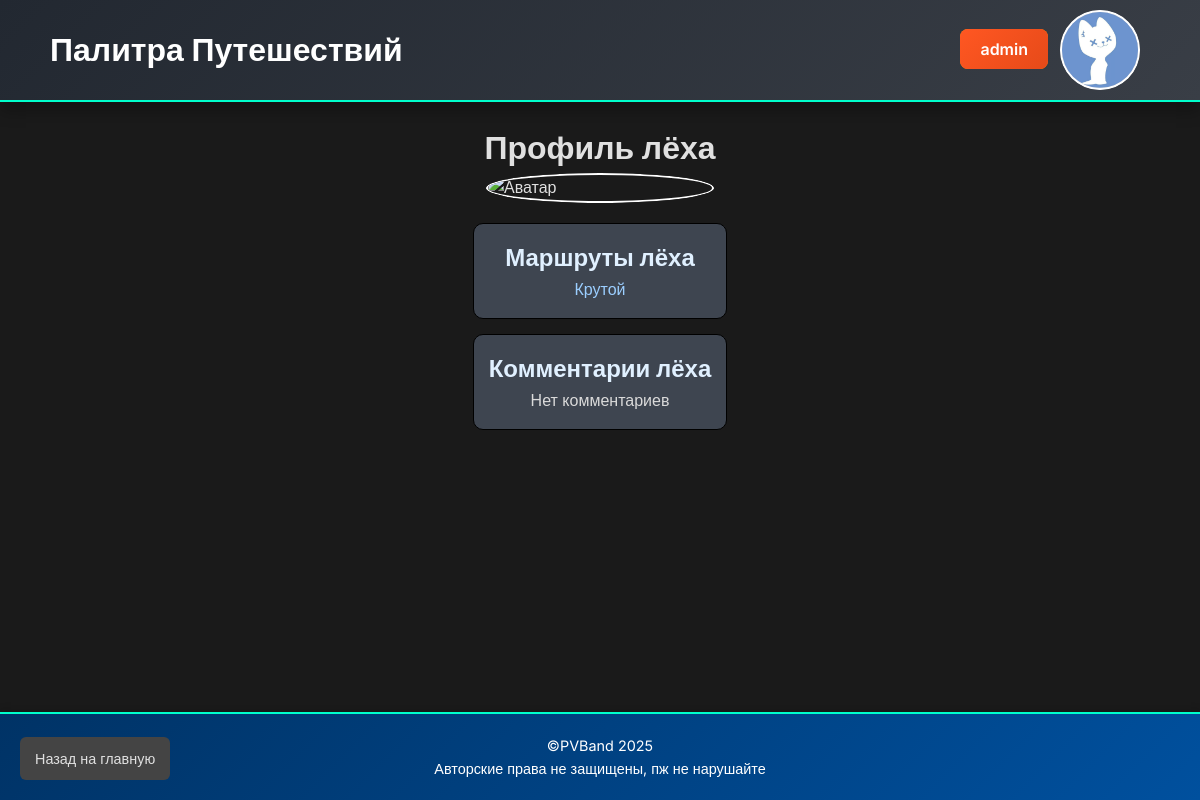
Page /user/2 (signed in) on the committed database.
### app.py (models this page shows, shortened)
class User(db.Model, UserMixin):
    id = db.Column(db.Integer, primary_key=True)
    username = db.Column(db.String(50), unique=True, nullable=False)
    password = db.Column(db.String(200), nullable=False)
    avatar_url = db.Column(db.String(300))
    is_moderator = db.Column(db.Boolean, default=False)
    is_admin = db.Column(db.Boolean, default=False)

class Route(db.Model):
    __tablename__ = 'route'
    id = db.Column(db.Integer, primary_key=True)
    title = db.Column(db.String(100), nullable=False)
    description = db.Column(db.Text)
    is_private = db.Column(db.Boolean, default=False)
    moderated = db.Column(db.Boolean, default=False)
    user_id = db.Column(db.Integer, db.ForeignKey('user.id'))
    photos = db.relationship('Photo', backref='route', lazy=True)
    comments = db.relationship('Comment', backref='route', lazy=True)
    changes = db.relationship('ChangeHistory', backref='route', lazy=True)
    landmarks = db.relationship('Landmark', backref='route', lazy=True)
    points = db.Column(db.Text, nullable=True)
    allMarkers = db.Column(db.Text, nullable=True)
    ratings = db.relationship('Rating', backref='route', lazy='dynamic')

### app.py (the view)
@app.route('/user/<int:user_id>')
@login_required
def user_profile(user_id):
    user = User.query.get_or_404(user_id)
    comments = Comment.query.filter_by(user_id=user.id).all()
    routes = Route.query.filter_by(user_id=user.id).all()
    return render_template('user_profile.html', user=user, comments=comments, routes=routes)

### app.py (called while the page is built)
@login_manager.user_loader
def load_user(user_id):
    return User.query.get(int(user_id))

### templates/user_profile.html (shortened to what this page needs)
<!DOCTYPE html>
<html lang="ru">
<head>
  <link rel="stylesheet" href="{{ url_for('static', filename='css/styles.css') }}">
  <link rel="stylesheet" href="{{ url_for('static', filename='css/user_profile.css') }}">
</head>
<body>
  <header>
    {% if current_user.is_authenticated and current_user.id == user.id %}
    <div class="header-container">
      <div class="site-title">
        <h1>Палитра Путешествий</h1>
      </div>
      <div class="user-actions">
          <div class="user-info">
            <div class="user-details">
              <a class="profile-link" href="{{ url_for('index') }}">На главную</a>
            </div>
          </div>
      </div>
    </div>
    {% else %}
    <div class="header-container">
      <div class="site-title">
        <h1>Палитра Путешествий</h1>
      </div>
      <div class="user-actions">
        {% if current_user.is_authenticated %}
          <div class="user-info">
            <div class="user-details">
              <a class="profile-link" href="{{ url_for('user_profile', user_id=current_user.id) }}">{{ current_user.username }}</a>
            </div>
            <div class="avatar">
              {% if current_user.avatar_url %}
                <img src="{{ current_user.avatar_url }}" alt="Аватар">
              {% else %}
                <img src="{{ url_for('static', filename='images/default-avatar.png') }}" alt="Аватар">
              {% endif %}
            </div>
          </div>
        {% else %}
          <a class="login-btn" href="{{ url_for('login') }}">Войти</a>
        {% endif %}
      </div>
    </div>
    {%endif%}
  </header>
  <main>
    <div style="text-align: center;">
      {% if current_user.is_authenticated and current_user.id == user.id %}
      <h1>Мой профиль</h1>
      {% else %}
      <h1>Профиль {{user.username}}</h1>
      {%endif%}
    </div>
      {% if current_user.is_authenticated and current_user.id == user.id %}
      <div class="avatar" id="avatar-container-profile">
          {% if user.avatar_url %}
            <img src="{{ user.avatar_url }}" alt="Аватар">
          {% else %}
            <img src="{{ url_for('static', filename='images/default-avatar.png') }}" alt="Аватар">
          {% endif %}
        </div>
        <form id="avatar-upload-form" action="{{ url_for('upload_avatar') }}" method="POST" enctype="multipart/form-data" class="upload-form">
          <input type="file" name="avatar" id="avatar-input" accept="image/*">
        </form>
      {% else %}
        <div class="avatar" id="avatar-container-profile">
          {% if user.avatar_url %}
            <img src="{{ user.avatar_url }}" alt="Аватар">
          {% else %}
            <img src="{{ url_for('static', filename='images/default-avatar.png') }}" alt="Аватар">
          {% endif %}
        </div>
      {% endif %}
    <div class="profile-section">
      {% if current_user.is_authenticated and current_user.id == user.id %}
      <h2>Мои маршруты</h2>
      {% else %}
      <h2>Маршруты {{user.username}}</h2>
      {%endif%}
      {% if routes %}
        <ul>
          {% for route in routes %}
            <li>
              <a href="{{ url_for('view_route', route_id=route.id) }}">{{ route.title }}</a>
            </li>
          {% endfor %}
        </ul>
      {% else %}
        <p>Нет маршрутов</p>
      {% endif %}
    </div>
    <div class="profile-section">
      {% if current_user.is_authenticated and current_user.id == user.id %}
      <h2>Мои комментарии</h2>
      {% else %}
      <h2>Комментарии {{user.username}}</h2>
      {%endif%}
      {% if comments %}
        <ul>
          {% for comment in comments %}
          <div class="comment">
            <p>{{ comment.text }}</p>
            <small>Оставлен для маршрута:
              <a href="/route/{{ comment.route.id }}">
                {{ comment.route.title }}
              </a> ({{ comment.created_at }})
            </small>
          </div>
          {% endfor %}
        </ul>
      {% else %}
        <p>Нет комментариев</p>
      {% endif %}
    </div>
    <a class="back btn" href="{{ url_for('index') }}">Назад на главную</a>
  </main>
  <footer>
    <p>&copy;PVBand {{ current_year if current_year is defined else 2025 }} </p>
    <p>Авторские права не защищены, пж не нарушайте</p>
  </footer>
</body>
</html>

### static/css/styles.css (style rules this page uses)
* { margin: 0; padding: 0; box-sizing: border-box; }
html { height: 100%; }
body { height: 100%; display: flex; flex-direction: column; font-family: 'Inter', sans-serif; background: #1a1a1a; color: #e0e0e0; line-height: 1.6; }
header { background: linear-gradient(135deg, #222831, #393e46); color: #fff; padding: 10px 0; box-shadow: 0 8px 16px rgba(0, 0, 0, 0.3); border-bottom: 2px solid #00ffcc; }
.user-info { display: flex; justify-content: flex-start; align-items: center; gap: 12px; }
.header-container { display: flex; justify-content: space-between; align-items: center; max-width: 1100px; margin: 0 auto; }
.site-title { display: flex; justify-content: flex-start; align-items: center; gap: 12px; }
.create-route-btn, .profile-link, .login-btn, .admin-btn { background: linear-gradient(135deg, #ff5722, #e64a19); color: #fff; padding: 10px 20px; border-radius: 8px; text-decoration: none; font-weight: 600; transition: background 0.3s, transform 0.3s, box-shadow 0.3s; }
footer p { color: #ffffff; font-size: 0.9em; }
.profile-link, .login-btn { background-color: #ff8c00; color: #fff; padding: 10px 20px; border-radius: 8px; text-decoration: none; font-weight: 600; transition: background-color 0.2s, transform 0.2s, box-shadow 0.2s; }
.avatar img { width: 50px; height: 50px; border-radius: 50%; object-fit: cover; border: 2px solid #fff; transition: transform 0.2s; }
.avatar#avatar-container-profile { width: 228px; height: auto; background: none !important; margin: auto; display: flex; justify-content: center; margin-bottom: 20px ; }
main { max-width: 1200px; margin: 20px auto; padding: 0 15px; flex: 1; }
.btn { display: inline-block; background-color: #228b22; color: #fff; border: none; padding: 8px 12px; border-radius: 8px; margin: 5px; cursor: pointer; font-size: 0.9em; transition: background-color 0.2s, transform 0.2s, box-shadow 0.2s; }
footer { background: linear-gradient(135deg, #003366, #00509e); color: #fff; text-align: center; padding: 20px; margin-top: auto; box-shadow: 0 -4px 6px rgba(0, 0, 0, 0.1); border-top: 2px solid #00ffcc; }
.profile-section { background: #3e4550 !important; margin: auto; text-align: center; border-color: #000000 !important; border-radius: 10px; }
.profile-section h2 { color: #e0f0ff; }
.profile-section a { color: #9bceff; }
.profile-section p { color: #dadada; }
.profile-section ul { list-style: none; }
.back.btn { position: fixed; bottom: 15px; left: 15px; background: #444; color: #e0e0e0; padding: 10px 15px; border-radius: 6px; font-size: 0.9em; text-decoration: none; z-index: 1000; transition: background 0.2s, transform 0.2s; }
a { text-decoration: none; color: inherit; }

### static/css/user_profile.css (style rules this page uses)
.profile-section { border: 1px solid #ddd; padding: 15px; margin-bottom: 15px; background: #fafafa; }
.avatar img { width: 100%; height: 100%; object-fit: cover; }

### rows in the picture
User: username "admin"
User: username "лёха"
Route: title "Крутой"

### other values in the picture
{{ current_year if current_year is defined else 2025 }} "2025"
